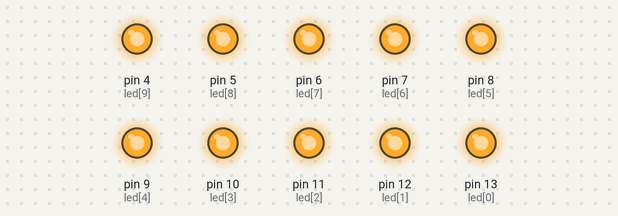
A sketch run on a simulated Arduino Uno, built with avr-gcc and run on an emulated ATmega328P. On the bench: output pins drawn as LEDs (lit = HIGH).

Above: at 0.5 s.
At 3.5 s:
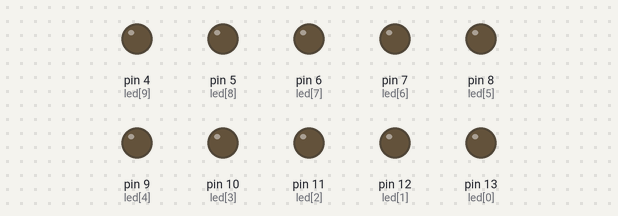
Timing chart, 0 to 4.6 s (numbered marks = the images above):
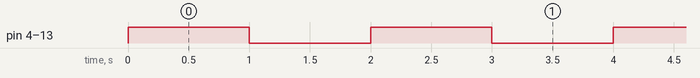

Measured:
- by itself, pin 4 (led[9]), pin 5 (led[8]), pin 6 (led[7]), pin 7 (led[6]), pin 8 (led[5]), pin 9 (led[4]), pin 10 (led[3]), pin 11 (led[2]), pin 12 (led[1]), pin 13 (led[0]): alternates HIGH for 1.0 s and LOW for 1.0 s

The sketch:

ledblinker.ino
```cpp
int led[]={13,12,11,10,9,8,7,6,5,4}; //or #defineled 13
void setup() {

  for(int i=0;i<10;i++)
{
  pinMode(led[i],OUTPUT); //pinmode(13,1) 1--output ,0--input
  // put your setup code here, to run once:
}
}

void loop() {

  for(int i=0;i<10;i++)
  {
     digitalWrite(led[i],HIGH);
  }
  delay(1000);


    for(int i=0;i<10;i++)
{
  digitalWrite(led[i],LOW);
  }
  delay(1000);


  // put your main code here, to run repeatedly:

}
```
